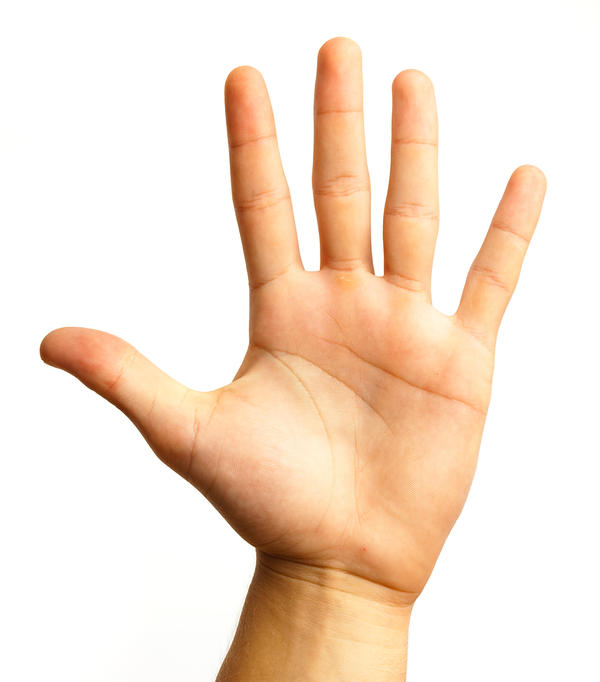
#> input picture images/hand.jpeg, 600 x 682 px
$ jupyter execute palm_lines.ipynb
#> lines starting #> are read from the running program, lines starting #| are printed output that depends on the picture; after the words box and inside, x2 and y2 are one past the last pixel; in counts of white or black regions, pixels touching at a corner belong together
[cell 1]
from PIL import Image
import cv2 as cv
import numpy as np
import matplotlib.pyplot as plt

[cell 2]
w, h = 10, 10 # размеры графика по осям
fig = plt.figure(figsize=(3, 3)) # размеры по отрисовке
columns, rows = 2, 1 #количество картинок по столбцам и строкам

for i in range(1, columns*rows +1):
    img = np.random.randint(10, size=(h,w))
    fig.add_subplot(rows, columns, i)
    plt.imshow(img)
plt.show()
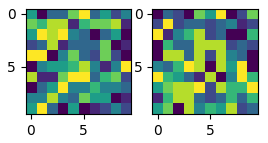
#> figure drawn by matplotlib, 2 panels

version 1 - через canny detector и hough lines

[cell 3]
img=cv.imread('images/hand.jpeg')
#> img is the input picture: shape (682, 600, 3); mean B, G, R 210.3, 226.7, 246

gray=cv.cvtColor(img,cv.COLOR_BGR2GRAY)
edges=cv.Canny(gray,75,150)
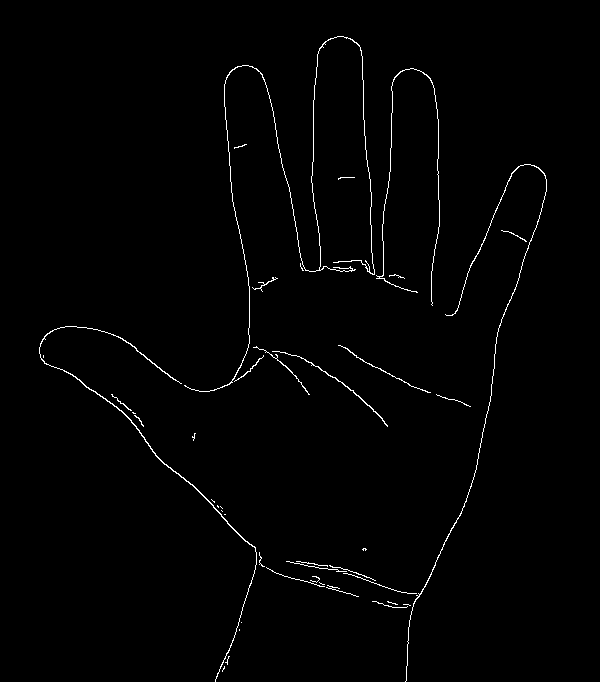
#> edges: shape (682, 600); 1.1% white in thin lines or dots, all inside (x1, y1, x2, y2) = (39, 36, 547, 682)
lines=cv.HoughLinesP(edges,1,np.pi/180,50)
#> lines = 107 rows, first 6: [363, 80, 363, 95], [370, 216, 370, 224], [213, 507, 249, 544], [397, 607, 397, 607], [358, 44, 358, 45], [385, 423, 385, 424]

for line in  lines:
    x1,y1,x2,y2=line[0]
#> this loop made 107 passes
#> (x1, y1, x2, y2) on passes 1 to 12: (363, 80, 363, 95), (370, 216, 370, 224), (213, 507, 249, 544), (397, 607, 397, 607), (358, 44, 358, 45), (385, 423, 385, 424), (366, 152, 366, 159), (224, 84, 224, 93), (224, 101, 224, 106), (313, 145, 313, 100), (317, 220, 319, 239), (509, 180, 511, 175)

[cell 4]
RGB_im = cv.cvtColor(img, cv.COLOR_BGR2RGB)
edges_norm = cv.cvtColor(edges, cv.COLOR_BGR2RGB)

[cell 5]
fig = plt.figure(figsize=(10, 10)) # размеры по отрисовке
columns, rows = 2, 1 #количество картинок по столбцам и строкам

fig.add_subplot(rows, columns, 1)
plt.imshow(RGB_im)

fig.add_subplot(rows, columns, 2)
plt.imshow(edges_norm)

plt.show()

version 2 - выделяет места, где должны быть линии, если рука развернута и центрирована, считает количество черных пикселей при идеальном освещении, ставит костыль на то, если оно не посчиталось - и потом предсказывает, не прорисовывая сами линии

Image of **right** hand!

Heart Line - shows a person's attitude to love and quality of love.

Head Line - reveals a person's wisdom, belief, attitude, thinking ability, strain capacity, creative ability as well as abilities of memory, self-control and more.

LIfe line - age & mainly reflects a person's physical vitality and life energy

[cell 6]
img = Image.open("images/hh1.png")
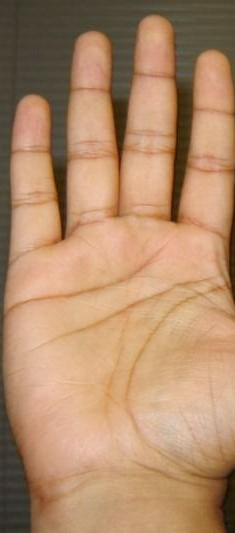
#> input picture images/hh1.png, 235 x 533 px
#> img is the input picture: PIL image 235x533 RGB; mean R, G, B 177.9, 139.4, 106.4
width, height = img.size
#> width = 235; height = 533

[cell 7]
fig = plt.figure(figsize=(4, 4)) # размеры по отрисовке
fig.add_subplot(1, 1, 1)

plt.imshow(img)

plt.show()

[cell 8]
area = (0,220,int(width),int(height/1.16))
#> area = (0, 220, 235, 459)
area1 = (0,240,int(width),int(height/1.65))
#> area1 = (0, 240, 235, 323)
area2 = (0,280,int(width),int(height/1.55))
#> area2 = (0, 280, 235, 343)
area3 = (int(width/2),280,int(width),int(height/1.3))
#> area3 = (117, 280, 235, 410)

[cell 9]
area, area1, area2

[cell 10]
img_default = img.crop(area)
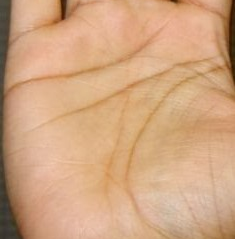
#> img_default: PIL image 235x239 RGB; mean R, G, B 208.2, 164.5, 128.4
img1 = img.crop(area1)
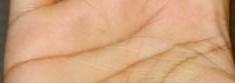
#> img1: PIL image 235x83 RGB; mean R, G, B 209.3, 163, 125.5
img2 = img.crop(area2)
img3 = img.crop(area3)
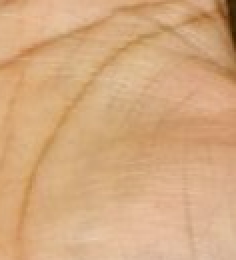
#> img3: PIL image 118x130 RGB (shown 2 times larger); mean R, G, B 212.3, 168.9, 126.8

img_default.save("images/palm.png")
img1.save("images/heartLine.png")
img2.save("images/headLine.png")
img3.save("images/lifeLine.png")

[cell 11]
img1 = cv.imread("images/heartLine.png")
#> img1: shape (83, 235, 3)
img2 = cv.imread("images/headLine.png")
#> img2: shape (63, 235, 3)
img3 = cv.imread("images/lifeLine.png")
#> img3: shape (130, 118, 3)

[cell 12]
img1_norm = cv.cvtColor(img1, cv.COLOR_BGR2RGB)
img2_norm = cv.cvtColor(img2, cv.COLOR_BGR2RGB)
img3_norm = cv.cvtColor(img3, cv.COLOR_BGR2RGB)

[cell 13]
fig = plt.figure(figsize=(10, 10)) # размеры по отрисовке
columns, rows = 3, 1 #количество картинок по столбцам и строкам

fig.add_subplot(rows, columns, 1)
plt.imshow(img1_norm)

fig.add_subplot(rows, columns, 2)
plt.imshow(img2_norm)

fig.add_subplot(rows, columns, 3)
plt.imshow(img3_norm)

plt.show()

[cell 14]
gray1 = cv.cvtColor(img1, cv.COLOR_BGR2GRAY)
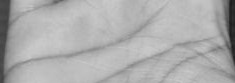
#> gray1: shape (83, 235); min 30, max 202, mean 172.6
gray2 = cv.cvtColor(img2, cv.COLOR_BGR2GRAY)
gray3 = cv.cvtColor(img3, cv.COLOR_BGR2GRAY)
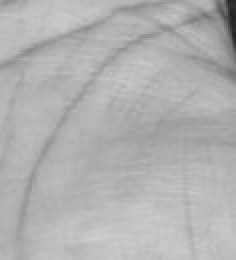
#> gray3: shape (130, 118) (shown 2 times larger); min 32, max 210, mean 177.1

ret1, threshold1 = cv.threshold(gray1,160,255,cv.THRESH_BINARY)
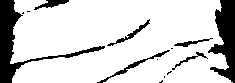
#> threshold1: shape (83, 235); 82.2% white; 14 black regions (7 under 20 px), largest, box (x1, y1, x2, y2) and area: (0, 0, 105, 83) 1470, (208, 0, 235, 83) 1256, (97, 50, 170, 83) 213
ret2, threshold2 = cv.threshold(gray2,160,255,cv.THRESH_BINARY)
#> threshold2: shape (63, 235); 84.7% white; 16 black regions (9 under 20 px), largest, box (x1, y1, x2, y2) and area: (0, 0, 105, 63) 1084, (208, 0, 235, 43) 584, (75, 10, 170, 52) 263
ret3, threshold3 = cv.threshold(gray3,160,255,cv.THRESH_BINARY)
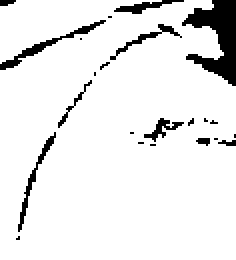
#> threshold3: shape (130, 118) (shown 2 times larger); 91.6% white; 23 black regions (15 under 20 px), largest, box (x1, y1, x2, y2) and area: (91, 0, 118, 43) 584, (0, 10, 53, 35) 170, (9, 66, 28, 116) 124

[cell 15]
threshold1_norm = cv.cvtColor(threshold1, cv.COLOR_GRAY2RGB)
threshold2_norm = cv.cvtColor(threshold2, cv.COLOR_GRAY2RGB)
threshold3_norm = cv.cvtColor(threshold3, cv.COLOR_GRAY2RGB)

fig = plt.figure(figsize=(10, 10)) # размеры по отрисовке
columns, rows = 3, 1 #количество картинок по столбцам и строкам

fig.add_subplot(rows, columns, 1)
plt.imshow(threshold1_norm)

fig.add_subplot(rows, columns, 2)
plt.imshow(threshold2_norm)

fig.add_subplot(rows, columns, 3)
plt.imshow(threshold3_norm)

plt.show()

[cell 16]
nonzero1 = cv.countNonZero(threshold1)
#> nonzero1 = 16032
total1 = img1.shape[0] * img1.shape[1]
zero1 = total1 - nonzero1
#> zero1 = 3473
ratio1 = nonzero1 * 100 / float(total1)
#> ratio1 = 82.19

[cell 17]
nonzero1, total1, ratio1
#> Out = (16032, 19505, 82.19)

[cell 18]
nonzero2 = cv.countNonZero(threshold2)
#> nonzero2 = 12543
total2 = img2.shape[0] * img2.shape[1]
zero2 = total2 - nonzero2
#> zero2 = 2262
ratio2 = nonzero2 * 100 / float(total2)
#> ratio2 = 84.72

[cell 19]
nonzero2, total2, ratio2
#> Out = (12543, 14805, 84.72)

[cell 20]
nonzero3 = cv.countNonZero(threshold3)
#> nonzero3 = 14049
total3 = img3.shape[0] * img3.shape[1]
zero3 = total3 - nonzero3
#> zero3 = 1291
ratio3 = nonzero3 * 100 / float(total3)
#> ratio3 = 91.58

[cell 21]
nonzero3, total3, ratio3
#> Out = (14049, 15340, 91.58)

[cell 22]
if(ratio1<50):

    ratio1+=40

if(ratio2<50):

    ratio2+=40

if(ratio3<50):

    ratio3+=40


### это что, костыль?????

[cell 23]
ratio1, ratio2, ratio3
#> Out = (82.19, 84.72, 91.58)
